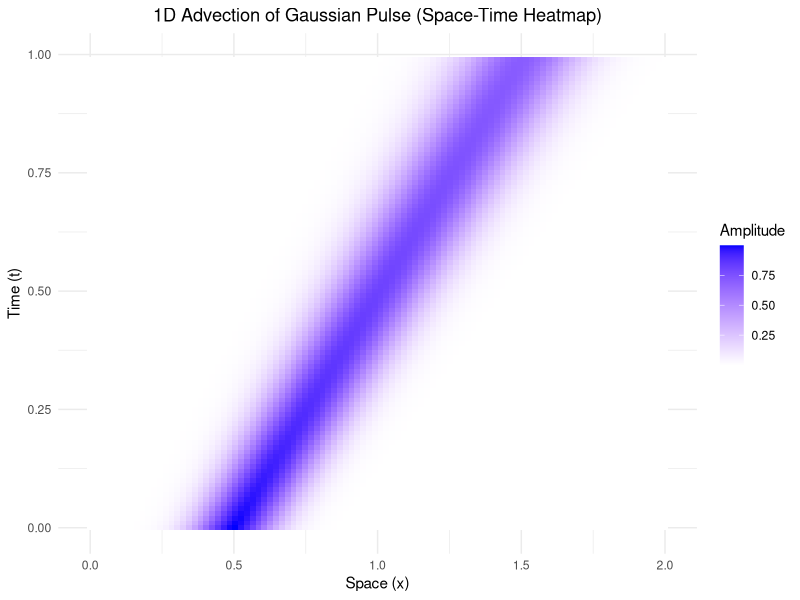

This figure's R source:
# Load required packages
library(ggplot2)
library(dplyr)

# Simulation parameters
nx <- 100 # Number of spatial points
nt <- 100 # Number of time steps
L <- 2 # Domain length [0, 2]
c <- 1 # Advection speed
dx <- L / nx # Spatial step
dt <- 0.01 # Time step (must satisfy CFL condition: c*dt/dx <= 1)

# Initialize spatial grid
x <- seq(0, L, length.out = nx)

# Initial condition: Gaussian pulse centered at x=0.5
sigma <- 0.1 # Width of Gaussian
x0 <- 0.5 # Initial position
u0 <- exp(-(x - x0)^2 / (2 * sigma^2))

# Initialize solution matrix (space-time)
u <- matrix(0, nrow = nt, ncol = nx)
u[1, ] <- u0 # Set initial condition

# Time-stepping loop (using upwind scheme)
for (n in 1:(nt - 1)) {
  for (i in 1:nx) {
    # Upwind scheme for advection
    if (c > 0) {
      # Periodic boundary condition
      im1 <- ifelse(i == 1, nx, i - 1)
      u[n + 1, i] <- u[n, i] - c * dt / dx * (u[n, i] - u[n, im1])
    } else {
      # For c < 0 (not used here but included for completeness)
      ip1 <- ifelse(i == nx, 1, i + 1)
      u[n + 1, i] <- u[n, i] - c * dt / dx * (u[n, ip1] - u[n, i])
    }
  }
}

# Create time vector
t <- seq(0, (nt - 1) * dt, length.out = nt)

# Reshape data for ggplot2
df <- data.frame(
  x = rep(x, each = nt),
  t = rep(t, times = nx),
  u = as.vector(u)
)

# Create space-time heatmap
ggplot(df, aes(x = x, y = t, fill = u)) +
  geom_tile() +
  scale_fill_gradient(low = "white", high = "blue", name = "Amplitude") +
  labs(
    title = "1D Advection of Gaussian Pulse (Space-Time Heatmap)",
    x = "Space (x)",
    y = "Time (t)"
  ) +
  theme_minimal() +
  theme(legend.position = "right", plot.title = element_text(hjust = 0.5))
